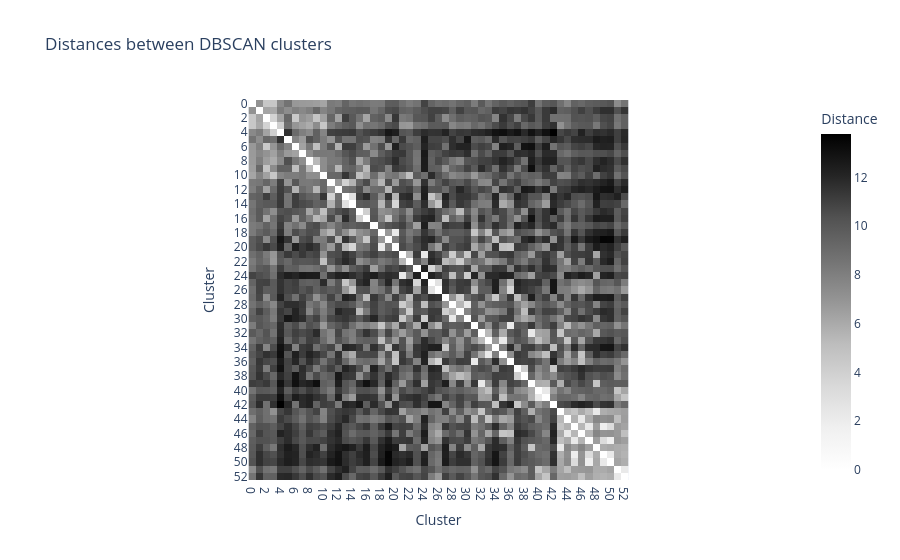
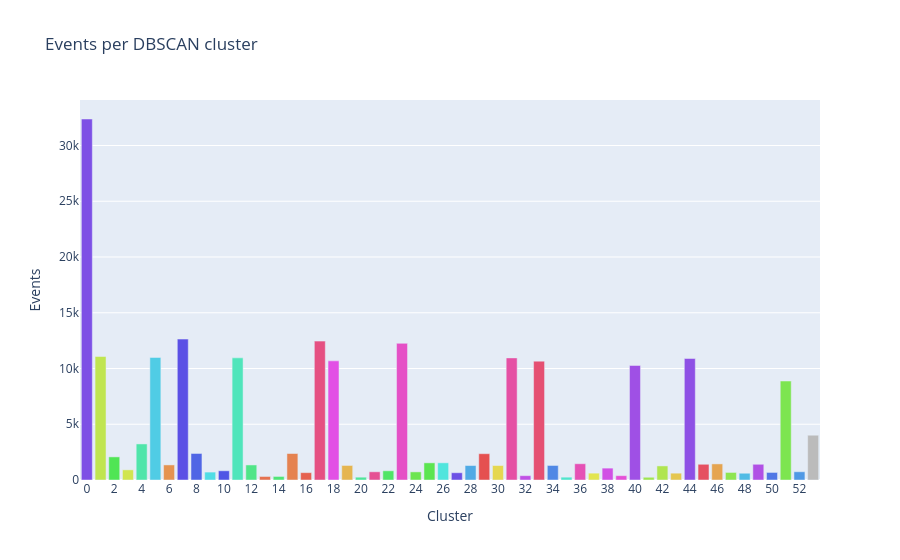

Notebook source saved alongside these figures, in order:
### Markdown cell above
The steps from here on are kairo's, on the results of the fast steps.

### Code cell
features_and_clusters = pd.concat([compressed_features, clusters], axis=1)

state_distances = timed("state distances", "kairo", lambda: kairo.get_dbscan_state_distances(dbscan))
state_freqs = timed("state frequencies", "kairo", lambda: kairo.get_dbscan_state_frequencies(features_and_clusters))
color_mapping = kairo.compute_dbscan_color_mapping(dbscan)

distances_plot = kairo.plot_dbscan_distances(state_distances)
distances_plot.show()

freqs_plot = kairo.plot_dbscan_frequencies(state_freqs, color_mapping)
freqs_plot.show()

### Figure 1 — Plotly figure (JSON) as saved in the notebook; plotly's stock layout.template omitted (floating-point values rounded to 4 significant figures; data arrays with more than 128 entries replaced by an {"elided": "..."} marker saying what was removed)
{"data": [{"coloraxis": "coloraxis", "hovertemplate": "Cluster: %{x}<br>Cluster: %{y}<br>Distance: %{z}<extra></extra>", "name": "0", "type": "heatmap", "x": ["0", "1", "2", "3", "4", "5", "6", "7", "8", "9", "10", "11", "12", "13", "14", "15", "16", "17", "18", "19", "20", "21", "22", "23", "24", "25", "26", "27", "28", "29", "30", "31", "32", "33", "34", "35", "36", "37", "38", "39", "40", "41", "42", "43", "44", "45", "46", "47", "48", "49", "50", "51", "52"], "xaxis": "x", "y": ["0", "1", "2", "3", "4", "5", "6", "7", "8", "9", "10", "11", "12", "13", "14", "15", "16", "17", "18", "19", "20", "21", "22", "23", "24", "25", "26", "27", "28", "29", "30", "31", "32", "33", "34", "35", "36", "37", "38", "39", "40", "41", "42", "43", "44", "45", "46", "47", "48", "49", "50", "51", "52"], "yaxis": "y", "z": {"elided": "53x53 float values"}}], "layout": {"coloraxis": {"colorbar": {"title": {"text": "Distance"}}, "colorscale": [[0, "rgb(255,255,255)"], [0.125, "rgb(240,240,240)"], [0.25, "rgb(217,217,217)"], [0.375, "rgb(189,189,189)"], [0.5, "rgb(150,150,150)"], [0.625, "rgb(115,115,115)"], [0.75, "rgb(82,82,82)"], [0.875, "rgb(37,37,37)"], [1, "rgb(0,0,0)"]]}, "title": {"text": "Distances between DBSCAN clusters"}, "xaxis": {"anchor": "y", "constrain": "domain", "domain": [0, 1], "scaleanchor": "y", "title": {"text": "Cluster"}}, "yaxis": {"anchor": "x", "autorange": "reversed", "constrain": "domain", "domain": [0, 1], "title": {"text": "Cluster"}}}}

### Figure 2 — Plotly figure (JSON) as saved in the notebook; plotly's stock layout.template omitted (floating-point values rounded to 4 significant figures)
{"data": [{"hovertemplate": "color=0<br>Cluster=%{x}<br>Events=%{y}<extra></extra>", "legendgroup": "0", "marker": {"color": "#7d50e5", "pattern": {"shape": ""}}, "name": "0", "orientation": "v", "showlegend": true, "textposition": "auto", "type": "bar", "x": ["0"], "xaxis": "x", "y": [32377], "yaxis": "y"}, {"hovertemplate": "color=1<br>Cluster=%{x}<br>Events=%{y}<extra></extra>", "legendgroup": "1", "marker": {"color": "#c0e550", "pattern": {"shape": ""}}, "name": "1", "orientation": "v", "showlegend": true, "textposition": "auto", "type": "bar", "x": ["1"], "xaxis": "x", "y": [11074], "yaxis": "y"}, {"hovertemplate": "color=2<br>Cluster=%{x}<br>Events=%{y}<extra></extra>", "legendgroup": "2", "marker": {"color": "#50e555", "pattern": {"shape": ""}}, "name": "2", "orientation": "v", "showlegend": true, "textposition": "auto", "type": "bar", "x": ["2"], "xaxis": "x", "y": [2074], "yaxis": "y"}, {"hovertemplate": "color=3<br>Cluster=%{x}<br>Events=%{y}<extra></extra>", "legendgroup": "3", "marker": {"color": "#d1e550", "pattern": {"shape": ""}}, "name": "3", "orientation": "v", "showlegend": true, "textposition": "auto", "type": "bar", "x": ["3"], "xaxis": "x", "y": [912], "yaxis": "y"}, {"hovertemplate": "color=4<br>Cluster=%{x}<br>Events=%{y}<extra></extra>", "legendgroup": "4", "marker": {"color": "#50e5aa", "pattern": {"shape": ""}}, "name": "4", "orientation": "v", "showlegend": true, "textposition": "auto", "type": "bar", "x": ["4"], "xaxis": "x", "y": [3235], "yaxis": "y"}, {"hovertemplate": "color=5<br>Cluster=%{x}<br>Events=%{y}<extra></extra>", "legendgroup": "5", "marker": {"color": "#50cce5", "pattern": {"shape": ""}}, "name": "5", "orientation": "v", "showlegend": true, "textposition": "auto", "type": "bar", "x": ["5"], "xaxis": "x", "y": [10993], "yaxis": "y"}, {"hovertemplate": "color=6<br>Cluster=%{x}<br>Events=%{y}<extra></extra>", "legendgroup": "6", "marker": {"color": "#e59350", "pattern": {"shape": ""}}, "name": "6", "orientation": "v", "showlegend": true, "textposition": "auto", "type": "bar", "x": ["6"], "xaxis": "x", "y": [1353], "yaxis": "y"}, {"hovertemplate": "color=7<br>Cluster=%{x}<br>Events=%{y}<extra></extra>", "legendgroup": "7", "marker": {"color": "#5b50e5", "pattern": {"shape": ""}}, "name": "7", "orientation": "v", "showlegend": true, "textposition": "auto", "type": "bar", "x": ["7"], "xaxis": "x", "y": [12638], "yaxis": "y"}, {"hovertemplate": "color=8<br>Cluster=%{x}<br>Events=%{y}<extra></extra>", "legendgroup": "8", "marker": {"color": "#5066e5", "pattern": {"shape": ""}}, "name": "8", "orientation": "v", "showlegend": true, "textposition": "auto", "type": "bar", "x": ["8"], "xaxis": "x", "y": [2379], "yaxis": "y"}, {"hovertemplate": "color=9<br>Cluster=%{x}<br>Events=%{y}<extra></extra>", "legendgroup": "9", "marker": {"color": "#50dde5", "pattern": {"shape": ""}}, "name": "9", "orientation": "v", "showlegend": true, "textposition": "auto", "type": "bar", "x": ["9"], "xaxis": "x", "y": [710], "yaxis": "y"}, {"hovertemplate": "color=10<br>Cluster=%{x}<br>Events=%{y}<extra></extra>", "legendgroup": "10", "marker": {"color": "#5055e5", "pattern": {"shape": ""}}, "name": "10", "orientation": "v", "showlegend": true, "textposition": "auto", "type": "bar", "x": ["10"], "xaxis": "x", "y": [828], "yaxis": "y"}, {"hovertemplate": "color=11<br>Cluster=%{x}<br>Events=%{y}<extra></extra>", "legendgroup": "11", "marker": {"color": "#50e5bb", "pattern": {"shape": ""}}, "name": "11", "orientation": "v", "showlegend": true, "textposition": "auto", "type": "bar", "x": ["11"], "xaxis": "x", "y": [10955], "yaxis": "y"}, {"hovertemplate": "color=12<br>Cluster=%{x}<br>Events=%{y}<extra></extra>", "legendgroup": "12", "marker": {"color": "#50e588", "pattern": {"shape": ""}}, "name": "12", "orientation": "v", "showlegend": true, "textposition": "auto", "type": "bar", "x": ["12"], "xaxis": "x", "y": [1350], "yaxis": "y"}, {"hovertemplate": "color=13<br>Cluster=%{x}<br>Events=%{y}<extra></extra>", "legendgroup": "13", "marker": {"color": "#e57250", "pattern": {"shape": ""}}, "name": "13", "orientation": "v", "showlegend": true, "textposition": "auto", "type": "bar", "x": ["13"], "xaxis": "x", "y": [316], "yaxis": "y"}, {"hovertemplate": "color=14<br>Cluster=%{x}<br>Events=%{y}<extra></extra>", "legendgroup": "14", "marker": {"color": "#50e577", "pattern": {"shape": ""}}, "name": "14", "orientation": "v", "showlegend": true, "textposition": "auto", "type": "bar", "x": ["14"], "xaxis": "x", "y": [319], "yaxis": "y"}, {"hovertemplate": "color=15<br>Cluster=%{x}<br>Events=%{y}<extra></extra>", "legendgroup": "15", "marker": {"color": "#e58250", "pattern": {"shape": ""}}, "name": "15", "orientation": "v", "showlegend": true, "textposition": "auto", "type": "bar", "x": ["15"], "xaxis": "x", "y": [2376], "yaxis": "y"}, {"hovertemplate": "color=16<br>Cluster=%{x}<br>Events=%{y}<extra></extra>", "legendgroup": "16", "marker": {"color": "#e56150", "pattern": {"shape": ""}}, "name": "16", "orientation": "v", "showlegend": true, "textposition": "auto", "type": "bar", "x": ["16"], "xaxis": "x", "y": [660], "yaxis": "y"}, {"hovertemplate": "color=17<br>Cluster=%{x}<br>Events=%{y}<extra></extra>", "legendgroup": "17", "marker": {"color": "#e55082", "pattern": {"shape": ""}}, "name": "17", "orientation": "v", "showlegend": true, "textposition": "auto", "type": "bar", "x": ["17"], "xaxis": "x", "y": [12457], "yaxis": "y"}, {"hovertemplate": "color=18<br>Cluster=%{x}<br>Events=%{y}<extra></extra>", "legendgroup": "18", "marker": {"color": "#e250e5", "pattern": {"shape": ""}}, "name": "18", "orientation": "v", "showlegend": true, "textposition": "auto", "type": "bar", "x": ["18"], "xaxis": "x", "y": [10686], "yaxis": "y"}, {"hovertemplate": "color=19<br>Cluster=%{x}<br>Events=%{y}<extra></extra>", "legendgroup": "19", "marker": {"color": "#e5b550", "pattern": {"shape": ""}}, "name": "19", "orientation": "v", "showlegend": true, "textposition": "auto", "type": "bar", "x": ["19"], "xaxis": "x", "y": [1304], "yaxis": "y"}, {"hovertemplate": "color=20<br>Cluster=%{x}<br>Events=%{y}<extra></extra>", "legendgroup": "20", "marker": {"color": "#50e599", "pattern": {"shape": ""}}, "name": "20", "orientation": "v", "showlegend": true, "textposition": "auto", "type": "bar", "x": ["20"], "xaxis": "x", "y": [253], "yaxis": "y"}, {"hovertemplate": "color=21<br>Cluster=%{x}<br>Events=%{y}<extra></extra>", "legendgroup": "21", "marker": {"color": "#e55093", "pattern": {"shape": ""}}, "name": "21", "orientation": "v", "showlegend": true, "textposition": "auto", "type": "bar", "x": ["21"], "xaxis": "x", "y": [736], "yaxis": "y"}, {"hovertemplate": "color=22<br>Cluster=%{x}<br>Events=%{y}<extra></extra>", "legendgroup": "22", "marker": {"color": "#50e566", "pattern": {"shape": ""}}, "name": "22", "orientation": "v", "showlegend": true, "textposition": "auto", "type": "bar", "x": ["22"], "xaxis": "x", "y": [825], "yaxis": "y"}, {"hovertemplate": "color=23<br>Cluster=%{x}<br>Events=%{y}<extra></extra>", "legendgroup": "23", "marker": {"color": "#e550c6", "pattern": {"shape": ""}}, "name": "23", "orientation": "v", "showlegend": true, "textposition": "auto", "type": "bar", "x": ["23"], "xaxis": "x", "y": [12257], "yaxis": "y"}, {"hovertemplate": "color=24<br>Cluster=%{x}<br>Events=%{y}<extra></extra>", "legendgroup": "24", "marker": {"color": "#6ce550", "pattern": {"shape": ""}}, "name": "24", "orientation": "v", "showlegend": true, "textposition": "auto", "type": "bar", "x": ["24"], "xaxis": "x", "y": [728], "yaxis": "y"}, {"hovertemplate": "color=25<br>Cluster=%{x}<br>Events=%{y}<extra></extra>", "legendgroup": "25", "marker": {"color": "#5be550", "pattern": {"shape": ""}}, "name": "25", "orientation": "v", "showlegend": true, "textposition": "auto", "type": "bar", "x": ["25"], "xaxis": "x", "y": [1539], "yaxis": "y"}, {"hovertemplate": "color=26<br>Cluster=%{x}<br>Events=%{y}<extra></extra>", "legendgroup": "26", "marker": {"color": "#50e5dd", "pattern": {"shape": ""}}, "name": "26", "orientation": "v", "showlegend": true, "textposition": "auto", "type": "bar", "x": ["26"], "xaxis": "x", "y": [1542], "yaxis": "y"}, {"hovertemplate": "color=27<br>Cluster=%{x}<br>Events=%{y}<extra></extra>", "legendgroup": "27", "marker": {"color": "#6c50e5", "pattern": {"shape": ""}}, "name": "27", "orientation": "v", "showlegend": true, "textposition": "auto", "type": "bar", "x": ["27"], "xaxis": "x", "y": [652], "yaxis": "y"}, {"hovertemplate": "color=28<br>Cluster=%{x}<br>Events=%{y}<extra></extra>", "legendgroup": "28", "marker": {"color": "#50aae5", "pattern": {"shape": ""}}, "name": "28", "orientation": "v", "showlegend": true, "textposition": "auto", "type": "bar", "x": ["28"], "xaxis": "x", "y": [1298], "yaxis": "y"}, {"hovertemplate": "color=29<br>Cluster=%{x}<br>Events=%{y}<extra></extra>", "legendgroup": "29", "marker": {"color": "#e55050", "pattern": {"shape": ""}}, "name": "29", "orientation": "v", "showlegend": true, "textposition": "auto", "type": "bar", "x": ["29"], "xaxis": "x", "y": [2360], "yaxis": "y"}, {"hovertemplate": "color=30<br>Cluster=%{x}<br>Events=%{y}<extra></extra>", "legendgroup": "30", "marker": {"color": "#e5d750", "pattern": {"shape": ""}}, "name": "30", "orientation": "v", "showlegend": true, "textposition": "auto", "type": "bar", "x": ["30"], "xaxis": "x", "y": [1298], "yaxis": "y"}, {"hovertemplate": "color=31<br>Cluster=%{x}<br>Events=%{y}<extra></extra>", "legendgroup": "31", "marker": {"color": "#e550a4", "pattern": {"shape": ""}}, "name": "31", "orientation": "v", "showlegend": true, "textposition": "auto", "type": "bar", "x": ["31"], "xaxis": "x", "y": [10951], "yaxis": "y"}, {"hovertemplate": "color=32<br>Cluster=%{x}<br>Events=%{y}<extra></extra>", "legendgroup": "32", "marker": {"color": "#c050e5", "pattern": {"shape": ""}}, "name": "32", "orientation": "v", "showlegend": true, "textposition": "auto", "type": "bar", "x": ["32"], "xaxis": "x", "y": [388], "yaxis": "y"}, {"hovertemplate": "color=33<br>Cluster=%{x}<br>Events=%{y}<extra></extra>", "legendgroup": "33", "marker": {"color": "#e55072", "pattern": {"shape": ""}}, "name": "33", "orientation": "v", "showlegend": true, "textposition": "auto", "type": "bar", "x": ["33"], "xaxis": "x", "y": [10661], "yaxis": "y"}, {"hovertemplate": "color=34<br>Cluster=%{x}<br>Events=%{y}<extra></extra>", "legendgroup": "34", "marker": {"color": "#5088e5", "pattern": {"shape": ""}}, "name": "34", "orientation": "v", "showlegend": true, "textposition": "auto", "type": "bar", "x": ["34"], "xaxis": "x", "y": [1303], "yaxis": "y"}, {"hovertemplate": "color=35<br>Cluster=%{x}<br>Events=%{y}<extra></extra>", "legendgroup": "35", "marker": {"color": "#50e5cc", "pattern": {"shape": ""}}, "name": "35", "orientation": "v", "showlegend": true, "textposition": "auto", "type": "bar", "x": ["35"], "xaxis": "x", "y": [254], "yaxis": "y"}, {"hovertemplate": "color=36<br>Cluster=%{x}<br>Events=%{y}<extra></extra>", "legendgroup": "36", "marker": {"color": "#e550b5", "pattern": {"shape": ""}}, "name": "36", "orientation": "v", "showlegend": true, "textposition": "auto", "type": "bar", "x": ["36"], "xaxis": "x", "y": [1459], "yaxis": "y"}, {"hovertemplate": "color=37<br>Cluster=%{x}<br>Events=%{y}<extra></extra>", "legendgroup": "37", "marker": {"color": "#e2e550", "pattern": {"shape": ""}}, "name": "37", "orientation": "v", "showlegend": true, "textposition": "auto", "type": "bar", "x": ["37"], "xaxis": "x", "y": [614], "yaxis": "y"}, {"hovertemplate": "color=38<br>Cluster=%{x}<br>Events=%{y}<extra></extra>", "legendgroup": "38", "marker": {"color": "#d150e5", "pattern": {"shape": ""}}, "name": "38", "orientation": "v", "showlegend": true, "textposition": "auto", "type": "bar", "x": ["38"], "xaxis": "x", "y": [1066], "yaxis": "y"}, {"hovertemplate": "color=39<br>Cluster=%{x}<br>Events=%{y}<extra></extra>", "legendgroup": "39", "marker": {"color": "#e550d7", "pattern": {"shape": ""}}, "name": "39", "orientation": "v", "showlegend": true, "textposition": "auto", "type": "bar", "x": ["39"], "xaxis": "x", "y": [388], "yaxis": "y"}, {"hovertemplate": "color=40<br>Cluster=%{x}<br>Events=%{y}<extra></extra>", "legendgroup": "40", "marker": {"color": "#9f50e5", "pattern": {"shape": ""}}, "name": "40", "orientation": "v", "showlegend": true, "textposition": "auto", "type": "bar", "x": ["40"], "xaxis": "x", "y": [10273], "yaxis": "y"}, {"hovertemplate": "color=41<br>Cluster=%{x}<br>Events=%{y}<extra></extra>", "legendgroup": "41", "marker": {"color": "#9fe550", "pattern": {"shape": ""}}, "name": "41", "orientation": "v", "showlegend": true, "textposition": "auto", "type": "bar", "x": ["41"], "xaxis": "x", "y": [246], "yaxis": "y"}, {"hovertemplate": "color=42<br>Cluster=%{x}<br>Events=%{y}<extra></extra>", "legendgroup": "42", "marker": {"color": "#b0e550", "pattern": {"shape": ""}}, "name": "42", "orientation": "v", "showlegend": true, "textposition": "auto", "type": "bar", "x": ["42"], "xaxis": "x", "y": [1264], "yaxis": "y"}, {"hovertemplate": "color=43<br>Cluster=%{x}<br>Events=%{y}<extra></extra>", "legendgroup": "43", "marker": {"color": "#e5c650", "pattern": {"shape": ""}}, "name": "43", "orientation": "v", "showlegend": true, "textposition": "auto", "type": "bar", "x": ["43"], "xaxis": "x", "y": [613], "yaxis": "y"}, {"hovertemplate": "color=44<br>Cluster=%{x}<br>Events=%{y}<extra></extra>", "legendgroup": "44", "marker": {"color": "#8e50e5", "pattern": {"shape": ""}}, "name": "44", "orientation": "v", "showlegend": true, "textposition": "auto", "type": "bar", "x": ["44"], "xaxis": "x", "y": [10898], "yaxis": "y"}, {"hovertemplate": "color=45<br>Cluster=%{x}<br>Events=%{y}<extra></extra>", "legendgroup": "45", "marker": {"color": "#e55061", "pattern": {"shape": ""}}, "name": "45", "orientation": "v", "showlegend": true, "textposition": "auto", "type": "bar", "x": ["45"], "xaxis": "x", "y": [1411], "yaxis": "y"}, {"hovertemplate": "color=46<br>Cluster=%{x}<br>Events=%{y}<extra></extra>", "legendgroup": "46", "marker": {"color": "#e5a450", "pattern": {"shape": ""}}, "name": "46", "orientation": "v", "showlegend": true, "textposition": "auto", "type": "bar", "x": ["46"], "xaxis": "x", "y": [1444], "yaxis": "y"}, {"hovertemplate": "color=47<br>Cluster=%{x}<br>Events=%{y}<extra></extra>", "legendgroup": "47", "marker": {"color": "#8ee550", "pattern": {"shape": ""}}, "name": "47", "orientation": "v", "showlegend": true, "textposition": "auto", "type": "bar", "x": ["47"], "xaxis": "x", "y": [678], "yaxis": "y"}, {"hovertemplate": "color=48<br>Cluster=%{x}<br>Events=%{y}<extra></extra>", "legendgroup": "48", "marker": {"color": "#50bbe5", "pattern": {"shape": ""}}, "name": "48", "orientation": "v", "showlegend": true, "textposition": "auto", "type": "bar", "x": ["48"], "xaxis": "x", "y": [606], "yaxis": "y"}, {"hovertemplate": "color=49<br>Cluster=%{x}<br>Events=%{y}<extra></extra>", "legendgroup": "49", "marker": {"color": "#b050e5", "pattern": {"shape": ""}}, "name": "49", "orientation": "v", "showlegend": true, "textposition": "auto", "type": "bar", "x": ["49"], "xaxis": "x", "y": [1411], "yaxis": "y"}, {"hovertemplate": "color=50<br>Cluster=%{x}<br>Events=%{y}<extra></extra>", "legendgroup": "50", "marker": {"color": "#5077e5", "pattern": {"shape": ""}}, "name": "50", "orientation": "v", "showlegend": true, "textposition": "auto", "type": "bar", "x": ["50"], "xaxis": "x", "y": [678], "yaxis": "y"}, {"hovertemplate": "color=51<br>Cluster=%{x}<br>Events=%{y}<extra></extra>", "legendgroup": "51", "marker": {"color": "#7de550", "pattern": {"shape": ""}}, "name": "51", "orientation": "v", "showlegend": true, "textposition": "auto", "type": "bar", "x": ["51"], "xaxis": "x", "y": [8876], "yaxis": "y"}, {"hovertemplate": "color=52<br>Cluster=%{x}<br>Events=%{y}<extra></extra>", "legendgroup": "52", "marker": {"color": "#5099e5", "pattern": {"shape": ""}}, "name": "52", "orientation": "v", "showlegend": true, "textposition": "auto", "type": "bar", "x": ["52"], "xaxis": "x", "y": [740], "yaxis": "y"}, {"hovertemplate": "color=noise<br>Cluster=%{x}<br>Events=%{y}<extra></extra>", "legendgroup": "noise", "marker": {"color": "#bbbbbb", "pattern": {"shape": ""}}, "name": "noise", "orientation": "v", "showlegend": true, "textposition": "auto", "type": "bar", "x": ["noise"], "xaxis": "x", "y": [4015], "yaxis": "y"}], "layout": {"barmode": "relative", "legend": {"title": {"text": "color"}, "tracegroupgap": 0}, "showlegend": false, "title": {"text": "Events per DBSCAN cluster"}, "xaxis": {"anchor": "y", "domain": [0, 1], "title": {"text": "Cluster"}}, "yaxis": {"anchor": "x", "domain": [0, 1], "title": {"text": "Events"}}}}
